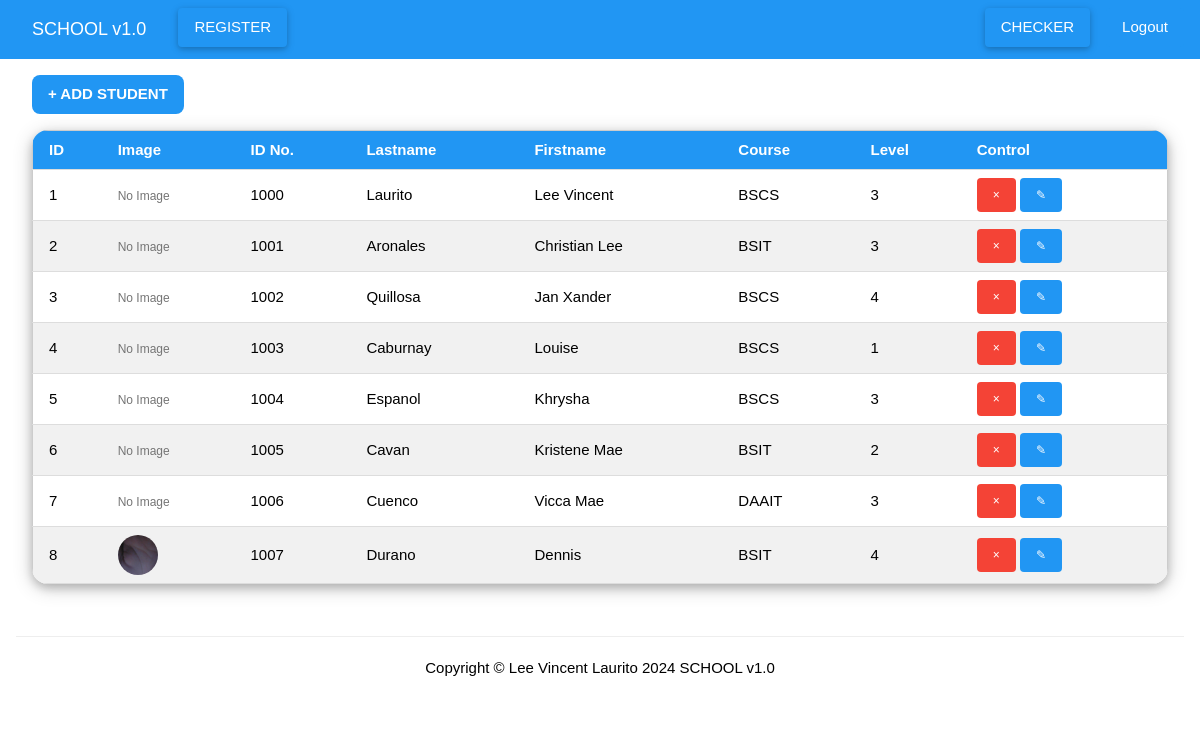
The page /main (signed in) on the database as committed earlier.
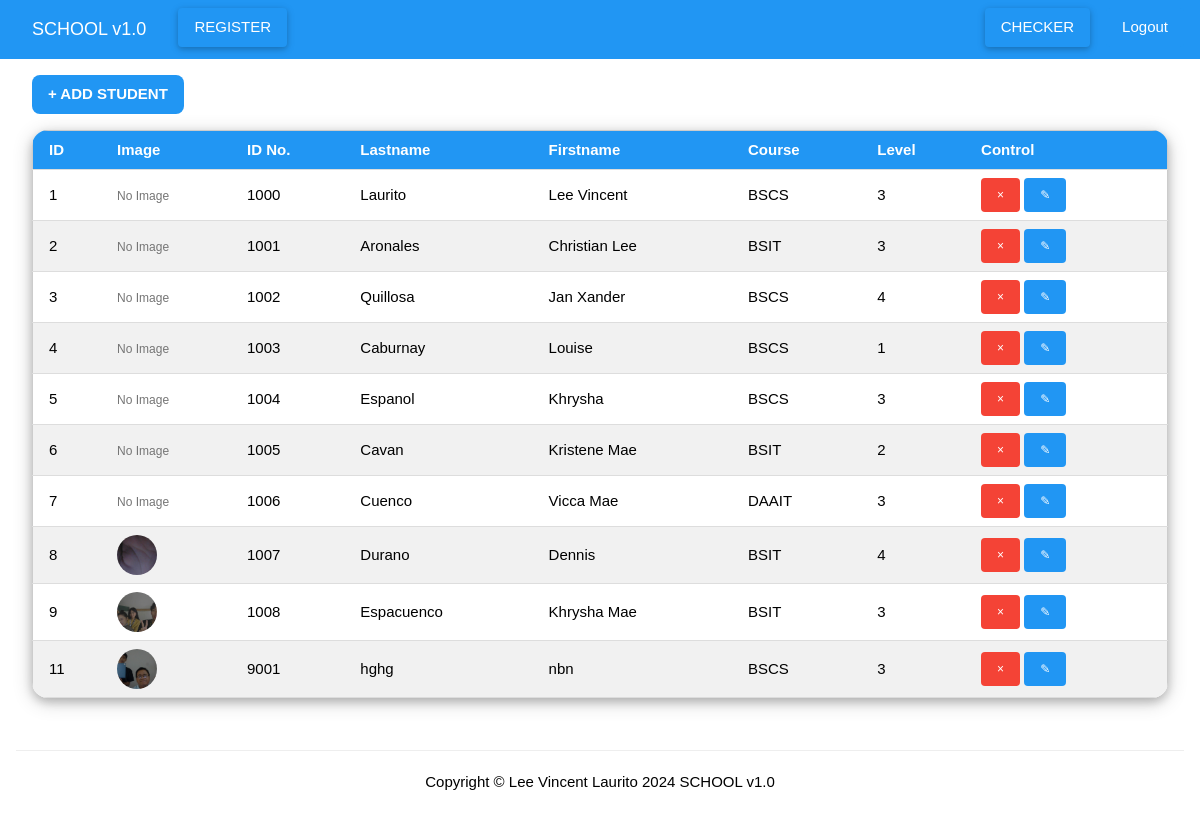
The same page on the database as committed later.
### tables this page shows
CREATE TABLE `students`(id integer primary key autoincrement, idno varchar(10) unique, lastname varchar(50), firstname varchar(50), course varchar(10), level varchar(5), image TEXT);

### app.py (the view)
@app.route("/main")
def main() -> None:
    if 'email' in session:
        students: list = getall("students")
        return render_template("main.html", slist=students)
    else:
        return redirect(url_for('index'))

### app.py (called while the page is built)
@app.after_request
def after_request(response) -> None:
    response.headers['Cache-Control'] = 'no-cache, no-store, must-revalidate'
    return response

### db/dbhelper.py (called while the page is built)
def getprocess(sql: str, vals: list) -> list:
    print(sql)
    conn: any = None
    cursor: any = None
    data: list = []
    try:
        conn = connect(database)
        conn.row_factory = Row
        cursor = conn.cursor()
        cursor.execute(sql, vals)
        data = cursor.fetchall()
    except Exception as e:
        print(f"Error: {e}")
    finally:
        if cursor:
            cursor.close()
        if conn:
            conn.close()
    return data

def getall(table: str) -> list:
    sql: str = f"SELECT * FROM `{table}`"
    return getprocess(sql, [])

### templates/main.html (shortened to what this page needs)
{% extends "base.html" %}
{% block menu %}
    <a href="/register" class="w3-button w3-bar-item w3-card w3-blue w3-hover-white w3-round w3-margin-left">REGISTER</a>
    <a href="/logout" class="w3-button w3-right w3-bar-item w3-hover-red w3-round">Logout</a>
    <a href="/checker" class="w3-button w3-right w3-bar-item w3-hover-white w3-round w3-margin-right w3-card 2">CHECKER</a>
{% endblock %}
{% block content %}
<div class="w3-row-padding">
    <div class="w3-col s12">
        <div class="w3-margin-bottom">
            <button onclick="openAddModal()"
                    class="w3-button w3-blue w3-hover-dark-blue w3-round-large">
                <b>+ ADD STUDENT</b>
            </button>
        </div>
        <div class="w3-responsive w3-card-4 w3-round-xlarge">
            <table class="w3-table-all">
                <thead>
                    <tr class="w3-blue">
                        <th>ID</th>
                        <th>Image</th>
                        <th>ID No.</th>
                        <th class="w3-hide-small">Lastname</th>
                        <th class="w3-hide-small">Firstname</th>
                        <th class="w3-hide-small">Course</th>
                        <th class="w3-hide-small">Level</th>
                        <th>Control</th>
                    </tr>
                </thead>
                <tbody>
                    {% for student in slist %}
                    <tr>
                        <td style="vertical-align: middle;">{{ student.id }}</td>
                        <td style="vertical-align: middle;">
                            {% if student.image %}
                                <img src="{{ url_for('static', filename=student.image) }}" class="w3-circle" style="width: 40px; height: 40px; object-fit: cover;" />
                            {% else %}
                                <span class="w3-text-grey w3-small">No Image</span>
                            {% endif %}
                        </td>
                        <td style="vertical-align: middle;">{{ student.idno }}</td>
                        <td class="w3-hide-small" style="vertical-align: middle;">{{ student.lastname }}</td>
                        <td class="w3-hide-small" style="vertical-align: middle;">{{ student.firstname }}</td>
                        <td class="w3-hide-small" style="vertical-align: middle;">{{ student.course }}</td>
                        <td class="w3-hide-small" style="vertical-align: middle;">{{ student.level }}</td>
                        <td style="vertical-align: middle;">
                            <a href="/deletestudent/{{ student.idno }}"
                               class="w3-button w3-small w3-red w3-hover-dark-red w3-round"
                               onclick="return confirm('Delete this record?');">&times;</a>
                            <button class="w3-button w3-small w3-blue w3-hover-dark-blue w3-round"
                                    data-idno="{{ student.idno }}"
                                    data-lastname="{{ student.lastname }}"
                                    data-firstname="{{ student.firstname }}"
                                    data-course="{{ student.course }}"
                                    data-level="{{ student.level }}"
                                    data-image="{{ url_for('static', filename=student.image) if student.image else '' }}"
                                    onclick="openEditModal(this.dataset.idno, this.dataset.lastname, this.dataset.firstname, this.dataset.course, this.dataset.level, this.dataset.image)">&#9998;</button>
                        </td>
                    </tr>
                    {% endfor %}
                </tbody>
            </table>
        </div>
    </div>
</div>
{% endblock %}

Rows that differ between the two databases and show on the page:
added students: id "9", image (picture), idno "1008", lastname "Espacuenco", firstname "Khrysha Mae", course "BSIT", level "3"
added students: id "11", image (picture), idno "9001", lastname "hghg", firstname "nbn", course "BSCS", level "3"
